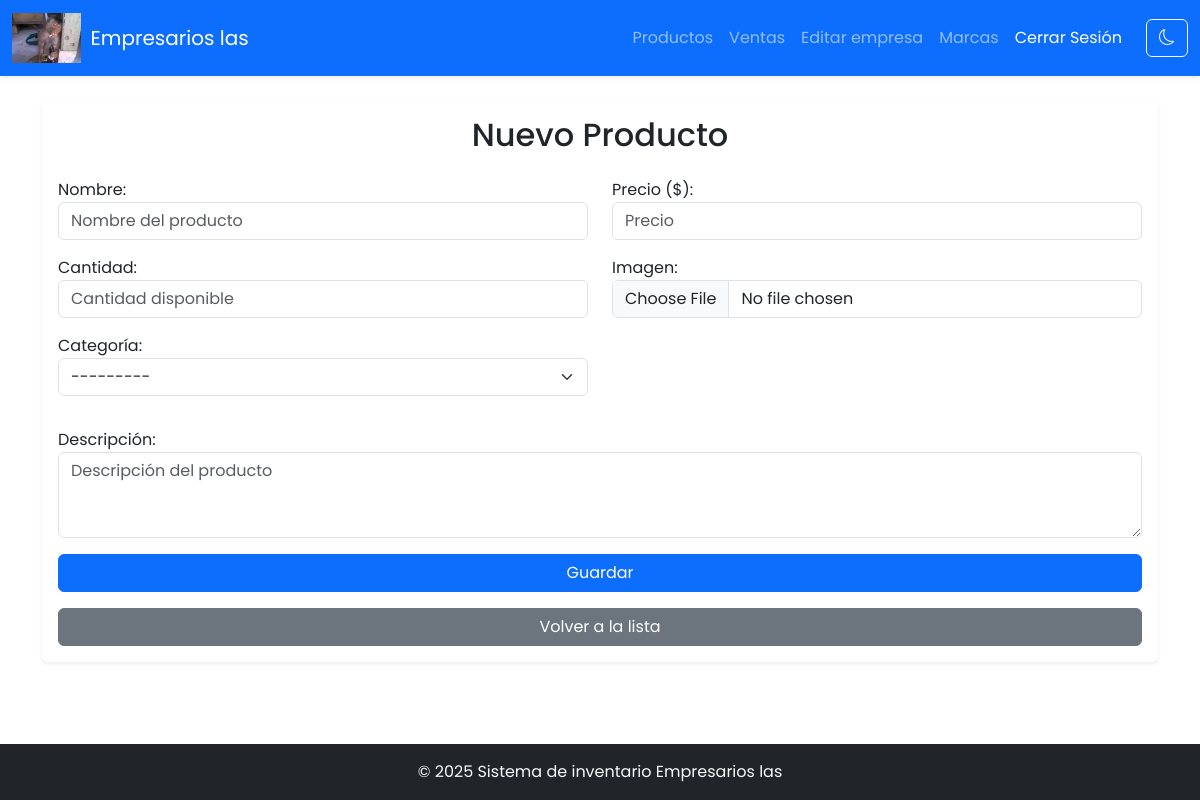
Page /producto/nuevo/ (signed in) on the committed database.
### administracion/models.py (models this page shows)
class EmpresaNombre(models.Model):
    nombre = models.CharField(max_length=25,blank=True, null=True, default="Tu empresa")
    nit = models.IntegerField( null=True,blank=True,default='123456789')
    correo = models.EmailField(max_length=50,blank=True, null=True)
    logo = models.ImageField(upload_to='empresa/', blank=True, null=True)

### administracion/views.py (the view, shortened to what this page needs)
# urls.py: path('producto/nuevo/', NuevoProductoView.as_view(), name='nuevo_producto'),
class NuevoProductoView(AdminRequiredMixin,CreateView):
    model = Producto
    form_class = ProductoForm
    template_name = 'administracion/editar_producto.html'
    success_url = reverse_lazy('lista_productos')

### administracion/forms.py
class ProductoForm(forms.ModelForm):
    class Meta:
        model = Producto
        fields = ['nombre', 'precio', 'cantidad', 'descripcion', 'categoria', 'imagen']
        widgets = {
            'nombre': forms.TextInput(attrs={'class': 'form-control', 'placeholder': 'Nombre del producto'}),
            'precio': forms.NumberInput(attrs={'class': 'form-control', 'placeholder': 'Precio'}),
            'cantidad': forms.NumberInput(attrs={'class': 'form-control', 'placeholder': 'Cantidad disponible'}),
            'descripcion': forms.Textarea(attrs={'class': 'form-control', 'rows': 3, 'placeholder': 'Descripción del producto'}),
            'imagen': forms.ClearableFileInput(attrs={'class': 'form-control'}),
            'categoria': forms.Select(attrs={
            'class': 'form-select mb-3',
            'id': 'horario',
            'required': True
        }),
        }
        labels = {
            'nombre': 'Nombre',
            'precio': 'Precio ($)',
            'cantidad': 'Cantidad',
            'descripcion': 'Descripción',
            'imagen': 'Imagen',
            'categoria': 'Categoría',
        }

### administracion/models.py (called while the page is built)
    def __str__(self):
            return self.nombre

### administracion/views.py (called while the page is built)
    def test_func(self):
        return self.request.user.is_staff

### core/context_processors.py (called while the page is built)
def empresa(request):
    empresa = EmpresaNombre.objects.first()
    return {'empresa': empresa}

### administracion/templates/administracion/editar_producto.html (shortened to what this page needs)
{% extends 'core/base.html' %}
{% block content %}
    <h2 class="mb-4 text-center">{% if form.instance.pk %}Editar{% else %}Nuevo{% endif %} Producto</h2>
    <form method="post" enctype="multipart/form-data" class="needs-validation" novalidate>
        <div class="row">
            <div class="col-md-6 mb-3">
                {{ form.nombre.label_tag }}
                {{ form.nombre }}
            </div>
            <div class="col-md-6 mb-3">
                {{ form.precio.label_tag }}
                {{ form.precio }}
            </div>
            <div class="col-md-6 mb-3">
                {{ form.cantidad.label_tag }}
                {{ form.cantidad }}
            </div>
            <div class="col-md-6 mb-3">
                {{ form.imagen.label_tag }}
                {{ form.imagen }}
            </div>
            <div class="col-md-6 mb-3">
                {{ form.categoria.label_tag }}
                {{ form.categoria }}
            </div>
            <div class="col-12 mb-3">
                {{ form.descripcion.label_tag }}
                {{ form.descripcion }}
            </div>
        </div>
        <button type="submit" class="btn btn-primary w-100">Guardar</button>
    </form>
    <a class="btn btn-secondary mt-3 w-100" href="{% url 'lista_productos' %}">Volver a la lista</a>
{% endblock %}

### core/templates/core/base.html (shortened to what this page needs)
{% load static %}
<!DOCTYPE html>
<html lang="es">
<head>
    <link href="{% static 'core/css/bootstrap.min.css' %}" rel="stylesheet">
    <link rel="stylesheet" href="https://cdn.jsdelivr.net/npm/bootstrap-icons/font/bootstrap-icons.css">
    <link href="{% static 'core/css/types.css' %}" rel="stylesheet">
    <link href="https://cdn.jsdelivr.net/npm/select2@4.1.0/dist/css/select2.min.css" rel="stylesheet" />
</head>
<body class="d-flex flex-column min-vh-100">
    <nav class="navbar navbar-expand-lg navbar-dark bg-primary shadow-sm">
        <div class="container-fluid">
            <a class="navbar-brand d-flex align-items-center" href="{% url 'lista_productos' %}">
                    {% if empresa.logo %}
                        <img src="{{ empresa.logo.url }}" alt="{{ empresa.nombre }}" style="height: 50px; margin-right: 10px;">
                    {% endif %}
                {% if empresa.nombre %}{{ empresa.nombre }}{% else %}Nombre de la empresa {% endif %}
            </a>
            <div class="collapse navbar-collapse justify-content-end" id="navbarNav">
                <ul class="navbar-nav">
                    <li class="nav-item">
                        <a class="nav-link" href="{% url 'lista_productos' %}">Productos</a>
                    </li>
                    <li class="nav-item">
                        <a class="nav-link" href="{% url 'venta_list' %}">Ventas</a>
                    </li>
                    {% if request.user.is_staff %}
                    <li class="nav-item">
                        <a class="nav-link" href="{% url 'empresa_editar' %}">Editar empresa</a>
                    </li>
                    <li class="nav-item">
                        <a class="nav-link" href="{% url 'lista_marcas' %}">Marcas</a>
                    </li>
                    {% endif %}
                    {% if not request.user.is_authenticated %}
                    <li class="nav-item">
                        <a class="nav-link text-white" href="{% url 'iniciar_sesion' %}">Login</a>
                    </li>
                    {% else %}
                    <li class="nav-item">
                        <a class="nav-link text-white" href="{% url 'cerrar_sesion' %}" onclick="return confirmLogout('{{ request.user.username }}')">
                            Cerrar Sesión
                        </a>
                    </li>
                    {% endif %}
                </ul>
                <button id="themeToggle" class="btn btn-outline-light ms-3">
                </button>
            </div>
        </div>
    </nav>
    <main class="container my-4 flex-grow-1">
        <div class="card shadow-sm border-0">
            <div class="card-body">
                {% block content %}
                {% endblock %}
            </div>
        </div>
    </main>
    <footer class="bg-dark text-light py-3 mt-auto">
        <div class="container text-center">
            {% if empresa.nombre %}
            <p class="mb-0">&copy; 2025 Sistema de inventario {{ empresa.nombre }}</p>
             {% else %}
            <a class="navbar-brand fw-bold" href="{% url 'lista_productos' %}">Nombre de la empresa</a>
            {% endif %}
        </div>
    </footer>
</body>
</html>

### core/templates/core/base.html (style rules this page uses)
body { font-family: 'Poppins', sans-serif; }

### rows in the picture
EmpresaNombre: logo (picture), nombre "Empresarios las"
